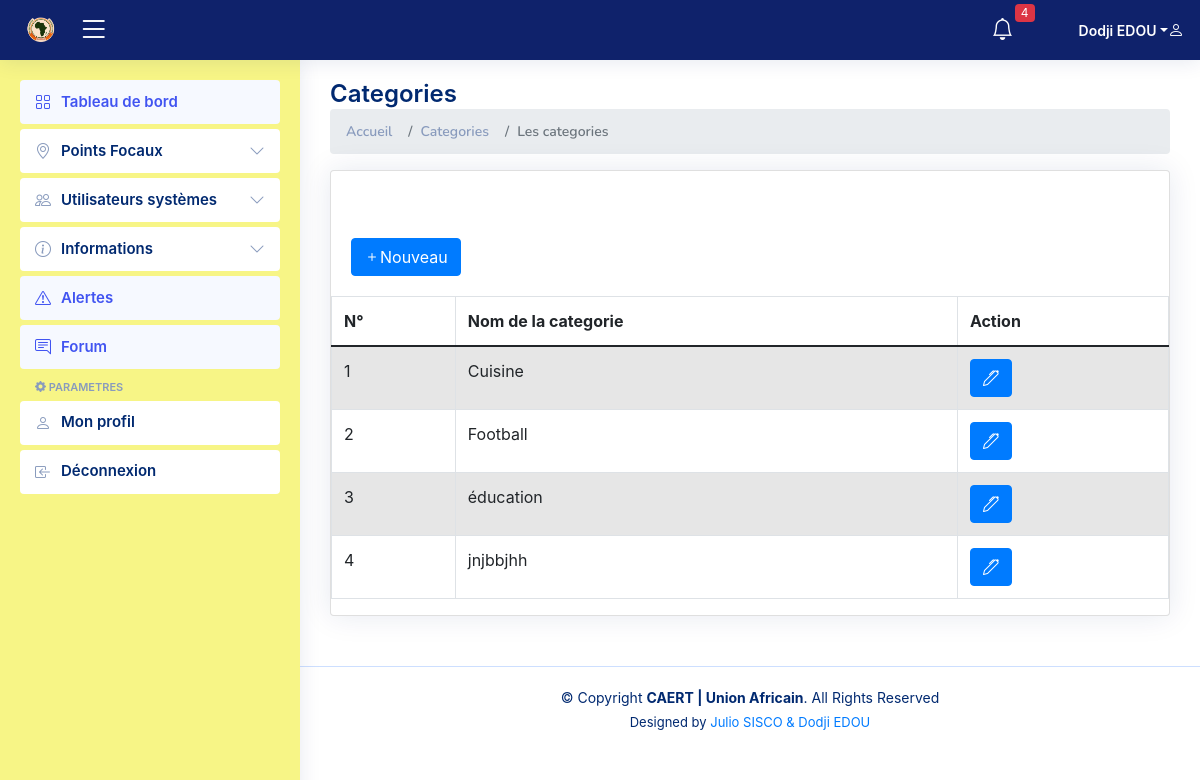
The page /all_categorie/ (signed in) on the database its author committed.
### users/models.py (models this page shows, shortened)
class User(AbstractBaseUser, PermissionsMixin):
    email = models.EmailField(verbose_name='addresse email', max_length=255, unique=True,)
    nom=models.CharField(max_length=255)
    prenom=models.CharField(max_length=255)
    departement=models.CharField(max_length=255)
    telephone=models.CharField(null=True, max_length=255)
    is_active = models.BooleanField(default=True)
    is_staff = models.BooleanField(default=False) # a admin user; non super-user
    is_admin = models.BooleanField(default=False) # a superuser
    is_analyst = models.BooleanField(default=False)
    USERNAME_FIELD = 'email'
    REQUIRED_FIELDS = [] # Email & Password sont requis par défaut.
    def get_full_name(self):
        return f'{self.prenom} {self.nom}'
    objects = UtilisateurManager()

### focalpoint/models.py (models this page shows, shortened)
class Categorie(models.Model):
    label = models.CharField(max_length=255)

### users/views.py (the view)
# urls.py: path('all_categorie/', views.all_categorie, name='all_categorie'),
@login_required
def all_categorie(request):
    categories=Categorie.objects.all()
    return render(request, 'administrator/all_categorie.html', locals())

### users/templates/administrator/all_categorie.html (shortened to what this page needs)
{% extends 'administrator/base.html' %}
{% load static %}
{% block main-content %}
<div class="pagetitle">
    <h1>Categories</h1>
    <nav>
      <ol class="breadcrumb">
        <li class="breadcrumb-item"><a href="">Accueil</a></li>
        <li class="breadcrumb-item">Categories</li>
        <li class="breadcrumb-item active">Les categories</li>
      </ol>
    </nav>
  </div>
    <section class="section">
        <div class="row">
        <div class="col-lg-12">
            <div class="card">
                <div class="card-body">
                    <h5 class="card-title"></h5>
                    <a href="{% url 'add_categorie' %}" type="button" class="btn btn-primary">
                        <i class="bi bi-plus"></i><span>Nouveau</span>
                    </a>
                </div>
                    <table id="example" class="table table-striped datatable table-bordered" style="width:100%">
                        <thead>
                            <tr>
                                <th>N°</th>
                                <th>Nom de la categorie</th>
                                <th>Action</th>
                            </tr>
                        </thead>
                        <tbody>
                            {% for categorie in categories %}
                                <tr>
                                    <td>{{ forloop.counter }}</td>
                                    <td>{{categorie.label}}</td>
                                    <td >
                                        <a href="{% url 'edit_categorie' categorie.id %}"  type="button" class="btn btn-primary btn-xs" title="Modifier"><i class="bi bi-pen"></i></a>
                                    </td>
                                </tr>
                            {% endfor %}
                        </tbody>
                    </table>
                </div>
            </div>
        </div>
</section>
{% endblock main-content %}

### users/templates/administrator/header.html (shortened to what this page needs)
{% load static %}
  <header id="header" class="header fixed-top d-flex align-items-center" style="background-color: rgb(15,34,107)" >
    <div class="d-flex align-items-center justify-content-between">
      <a href="{% url 'admin_home' %}" class="logo d-flex align-items-center">
        <img src="{% static 'assets/img/logoua.png' %}" alt="" style="color: white">
      </a>
      <i class="bi bi-list toggle-sidebar-btn" style="color: white"></i>
    </div>
    <nav class="header-nav ms-auto">
      <ul class="d-flex align-items-center">
        <li class="nav-item dropdown">
          <a class="nav-link nav-icon" >
            <i class="bi bi-bell" style="color: white"></i>
            <span class="badge bg-danger badge-number">4</span>
          </a>
        </li>
        <li class="nav-item dropdown pe-3">
          <a class="nav-link nav-profile d-flex align-items-center pe-0" href="#" data-bs-toggle="dropdown">
            <span class="d-none d-md-block dropdown-toggle ps-2" style="color: white">{{user.get_full_name}}</span>
            <i style="color: white;" class="bi bi-person"></i>
          </a>
        </li>
      </ul>
    </nav>
  </header>

### static/assets/css/style.css (style rules this page uses)
:root { scroll-behavior: smooth; }
body { font-family: "Open Sans", sans-serif; background: #f6f9ff; color: #444444; }
a { color: #4154f1; text-decoration: none; }
h1, h2, h3, h4, h5, h6 { font-family: "Nunito", sans-serif; }
.pagetitle { margin-bottom: 10px; }
.pagetitle h1 { font-size: 24px; margin-bottom: 0; font-weight: 600; color: #012970; }
.card { margin-bottom: 30px; border: none; border-radius: 5px; box-shadow: 0px 0 30px rgba(1, 41, 112, 0.1); }
.card-title { padding: 20px 0 15px 0; font-size: 18px; font-weight: 500; color: #012970; font-family: "Poppins", sans-serif; }
.card-body { padding: 0 20px 20px 20px; }
.breadcrumb { font-size: 14px; font-family: "Nunito", sans-serif; color: #899bbd; font-weight: 600; }
.breadcrumb a { color: #899bbd; transition: 0.3s; }
.breadcrumb .breadcrumb-item::before { color: #899bbd; }
.breadcrumb .active { color: #51678f; font-weight: 600; }
.logo { line-height: 1; }
.logo img { max-height: 26px; margin-right: 6px; }
.header { transition: all 0.5s; z-index: 997; height: 60px; box-shadow: 0px 2px 20px rgba(1, 41, 112, 0.1); background-color: #fff; padding-left: 20px; }
.header .toggle-sidebar-btn { font-size: 32px; padding-left: 10px; cursor: pointer; color: #012970; }
.header-nav ul { list-style: none; }
.header-nav>ul { margin: 0; padding: 0; }
.header-nav .nav-icon { font-size: 22px; color: #012970; margin-right: 25px; position: relative; }
.header-nav .nav-profile { color: #012970; }
.header-nav .nav-profile span { font-size: 14px; font-weight: 600; }
.header-nav .badge-number { position: absolute; inset: -2px -5px auto auto; font-weight: normal; font-size: 12px; padding: 3px 6px; }

### rows shown on the page
User: get_full_name "Dodji EDOU"
Categorie: label "Cuisine"
Categorie: label "Football"
Categorie: label "éducation"
Categorie: label "jnjbbjhh"
